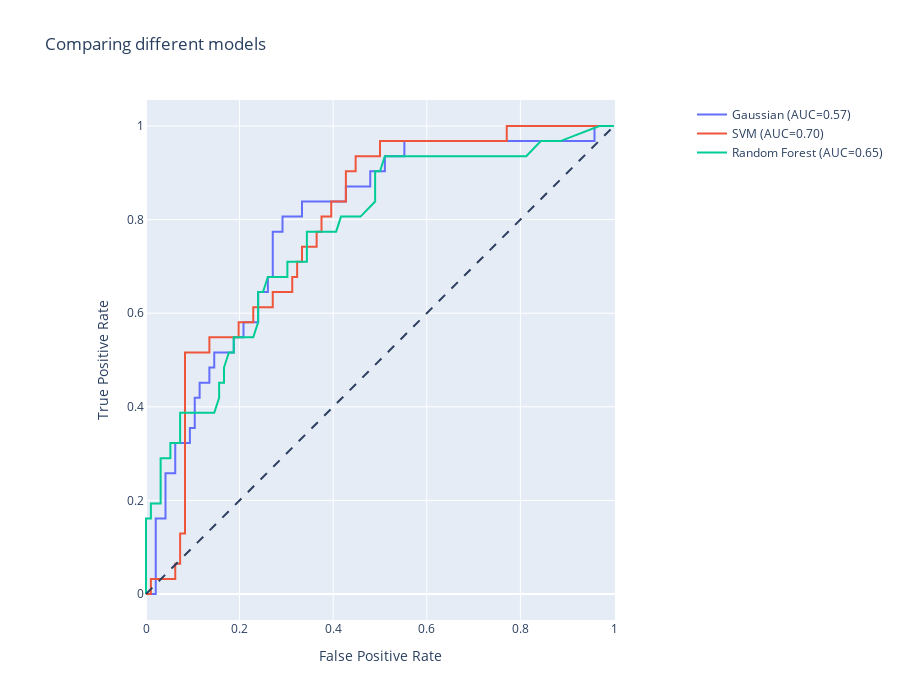

Here is the notebook cell this chart was saved with:
### Code cell
fig = go.Figure()
fig.add_shape(
    type='line', line=dict(dash='dash'),
    x0=0, x1=1, y0=0, y1=1
)

for name, clf in clfs.items(): 
    clf.fit(X_train, y_train)
    y_pred= clf.predict(X_test) 
    fpr, tpr, thresholds = metrics.roc_curve(y_test, clf.predict_proba(X_test)[:,1])
    auc = metrics.roc_auc_score(y_test, clf.predict(X_test))

    name = f"{name} (AUC={auc:.2f})"
    fig.add_trace(go.Scatter(x=fpr, y=tpr, name=name, mode='lines'))

fig.update_layout(
    xaxis_title='False Positive Rate',
    yaxis_title='True Positive Rate',
    yaxis=dict(scaleanchor="x", scaleratio=1),
    xaxis=dict(constrain='domain'),
    width=900, height=700
)
fig.update_layout(title_text="Comparing different models")
fig.show()
